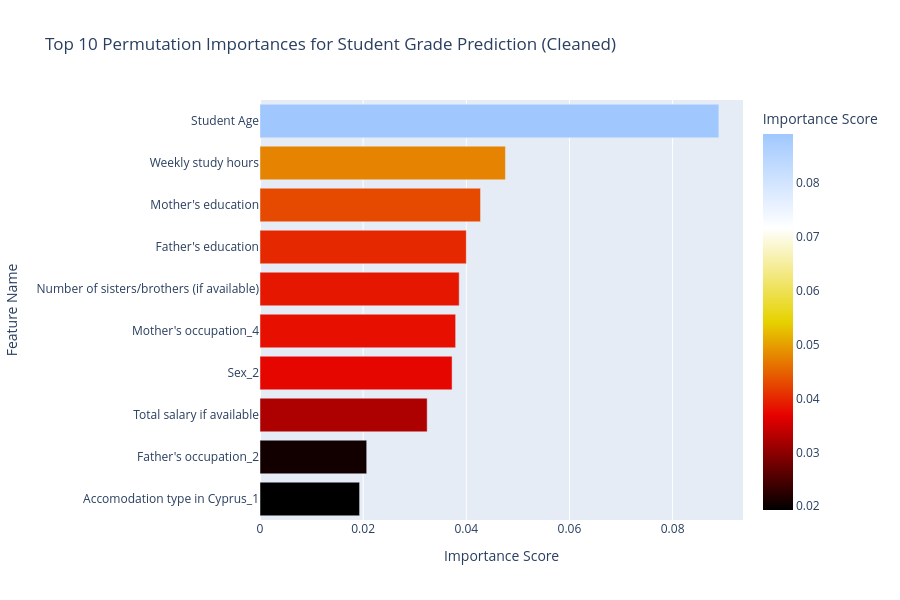

The cell this chart's notebook holds for it:
### Markdown cell above
From this new analysis, we can see that the model performed at around 58% on an independent test, with the most significant features being parent's education, student age, reading frequency, weekly studying hours, number of brothers/sisters (surprisingly), and whether the student reported listening in class. Surprisingly, these results do not indicate that reported preparation for midterm exams had a significant impact on output grade classification.

For a more reliable measurement of feature importance, we can use a *Permutation Importance* analysis to measure what happens when we shuffle each feature, effectively giving us better insights on model performance.

### Code cell
from sklearn.inspection import permutation_importance  # For permutation importance analysis

# Calculate permutation importances for the cleaned best model using test set, with increases n_repeats for stability
permutation_importance_results = permutation_importance(best_model_cleaned, X_test_binned_cleaned, y_test_binned, n_repeats=50, random_state=42, n_jobs=-1)

# Sort permutation importances
sorted_permutation_importance_results = sorted(zip(X_cleaned.columns, permutation_importance_results.importances_mean), key=lambda x: x[1], reverse=True)

# Pull out the top 10 most important features based on permutation importance
top_10_permutation_importances = sorted_permutation_importance_results[:10]

# Print the sorted permutation importances
print("Permutation Importances (sorted):")
for feature, importance in top_10_permutation_importances:
    print(f"{feature}: {importance:.4f}")
    
# Plot permutation importances using Plotly
importance_perm_df = pd.DataFrame({
    'Feature': [name for name, _ in top_10_permutation_importances],
    'Importance': [importance for _, importance in top_10_permutation_importances]
})
fig = px.bar(
    importance_perm_df,
    x='Importance',
    y='Feature',
    orientation='h',
    title='Top 10 Permutation Importances for Student Grade Prediction (Cleaned)',
    labels={'Importance': 'Importance Score', 'Feature': 'Feature Name'},
    color='Importance',
    color_continuous_scale='Blackbody'
)
fig.update_layout(
    height=600,
    showlegend=False,
    yaxis={'categoryorder': 'total ascending'}  # Sort features by importance
)
fig.show()

### Figure 1 — Plotly figure (JSON) as saved in the notebook; plotly's stock layout.template omitted (floating-point values rounded to 4 significant figures)
{"data": [{"hovertemplate": "Importance Score=%{marker.color}<br>Feature Name=%{y}<extra></extra>", "legendgroup": "", "marker": {"color": [0.08897, 0.04759, 0.04276, 0.04, 0.03862, 0.03793, 0.03724, 0.03241, 0.02069, 0.01931], "coloraxis": "coloraxis", "pattern": {"shape": ""}}, "name": "", "orientation": "h", "showlegend": false, "textposition": "auto", "type": "bar", "x": [0.08897, 0.04759, 0.04276, 0.04, 0.03862, 0.03793, 0.03724, 0.03241, 0.02069, 0.01931], "xaxis": "x", "y": ["Student Age", "Weekly study hours", "Mother's education", "Father's education", "Number of sisters/brothers (if available)", "Mother's occupation_4", "Sex_2", "Total salary if available", "Father's occupation_2", "Accomodation type in Cyprus_1"], "yaxis": "y"}], "layout": {"barmode": "relative", "coloraxis": {"colorbar": {"title": {"text": "Importance Score"}}, "colorscale": [[0, "rgb(0,0,0)"], [0.25, "rgb(230,0,0)"], [0.5, "rgb(230,210,0)"], [0.75, "rgb(255,255,255)"], [1, "rgb(160,200,255)"]]}, "height": 600, "legend": {"tracegroupgap": 0}, "showlegend": false, "title": {"text": "Top 10 Permutation Importances for Student Grade Prediction (Cleaned)"}, "xaxis": {"anchor": "y", "domain": [0, 1], "title": {"text": "Importance Score"}}, "yaxis": {"anchor": "x", "categoryorder": "total ascending", "domain": [0, 1], "title": {"text": "Feature Name"}}}}
